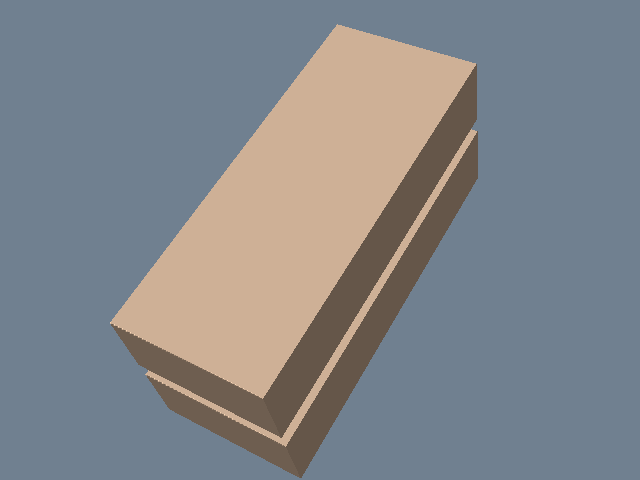

Generate this figure with Python:
#!/usr/bin/env python

# Visualize a rectilinear grid with shrunk cells to reveal structure.

# Factory overrides: importing these modules registers the OpenGL rendering
# and interaction style implementations for vtkRenderingCore factory classes.
import vtkmodules.vtkInteractionStyle  # noqa: F401
import vtkmodules.vtkRenderingOpenGL2  # noqa: F401

# VTK pipeline classes used in this example
from vtkmodules.vtkCommonCore import vtkDoubleArray
from vtkmodules.vtkCommonDataModel import vtkRectilinearGrid
from vtkmodules.vtkFiltersGeneral import vtkShrinkFilter
from vtkmodules.vtkRenderingCore import (
    vtkActor,
    vtkDataSetMapper,
    vtkRenderWindow,
    vtkRenderWindowInteractor,
    vtkRenderer,
)

# Colors (normalized RGB)
peach_puff_rgb = (1.000, 0.855, 0.725)
slate_gray_rgb = (0.439, 0.502, 0.565)

# Source: create a 2x3x2 rectilinear grid
grid = vtkRectilinearGrid()
grid.SetDimensions(2, 3, 2)

x_array = vtkDoubleArray()
x_array.InsertNextValue(0.0)
x_array.InsertNextValue(2.0)

y_array = vtkDoubleArray()
y_array.InsertNextValue(0.0)
y_array.InsertNextValue(1.0)
y_array.InsertNextValue(2.0)

z_array = vtkDoubleArray()
z_array.InsertNextValue(0.0)
z_array.InsertNextValue(5.0)

grid.SetXCoordinates(x_array)
grid.SetYCoordinates(y_array)
grid.SetZCoordinates(z_array)

# ShrinkFilter: shrink each cell to reveal grid structure
shrink = vtkShrinkFilter()
shrink.SetInputData(grid)
shrink.SetShrinkFactor(0.8)

# Mapper: map the shrunk grid to graphics primitives
mapper = vtkDataSetMapper()
mapper.SetInputConnection(shrink.GetOutputPort())

# Actor: assign the mapped geometry
actor = vtkActor()
actor.SetMapper(mapper)
actor.GetProperty().SetColor(peach_puff_rgb)

# Renderer: assemble the scene
renderer = vtkRenderer()
renderer.AddActor(actor)
renderer.SetBackground(slate_gray_rgb)

# Window: display the rendered scene
render_window = vtkRenderWindow()
render_window.AddRenderer(renderer)
render_window.SetWindowName("visualize rectilineargrid")
render_window.SetMultiSamples(0)
render_window.SetSize(640, 480)

# Interactor: handle mouse and keyboard events
render_window_interactor = vtkRenderWindowInteractor()
render_window_interactor.SetRenderWindow(render_window)

# Scene: configure the camera
renderer.GetActiveCamera().Roll(10.0)
renderer.GetActiveCamera().Elevation(60.0)
renderer.GetActiveCamera().Azimuth(30.0)
renderer.ResetCamera()

render_window_interactor.Initialize()
render_window_interactor.Start()
